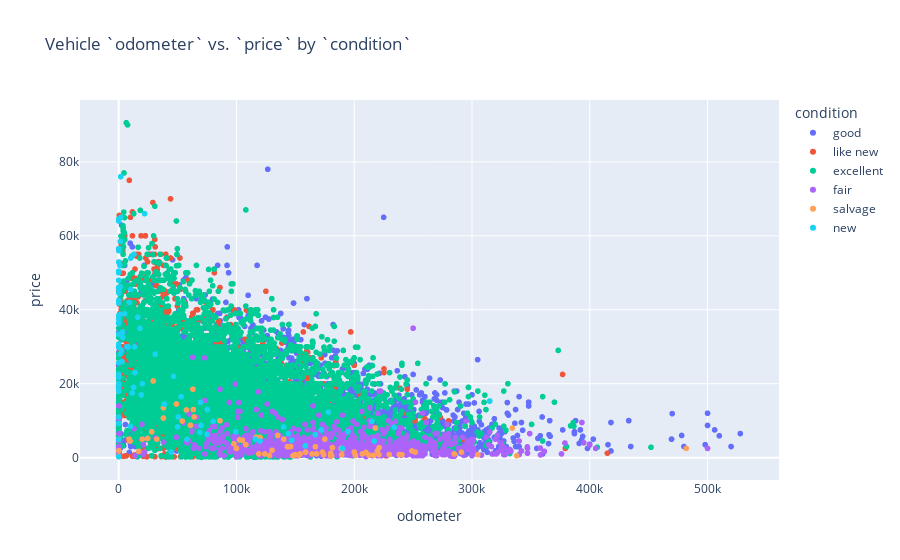

This figure's notebook cell:
### Markdown cell above
# Data Analysis

### Code cell
# Filter out outliers for odometer and price, respectively
df_odometer_price_filtered = df_cleaned[(df_cleaned['odometer'] <= 550000) & (df_cleaned['price'] <= 100000)]

# Plot a scatter plot to visualize correlation between odometer and price
fig = px.scatter(
    df_odometer_price_filtered,
    x='odometer',
    y='price',
    color='condition',
    title='Vehicle `odometer` vs. `price` by `condition`'
)
fig.show()

### Figure 1 — Plotly figure (JSON) as saved in the notebook; plotly's stock layout.template omitted (floating-point values rounded to 4 significant figures; data arrays with more than 128 entries replaced by an {"elided": "..."} marker saying what was removed)
{"data": [{"hovertemplate": "condition=good<br>odometer=%{x}<br>price=%{y}<extra></extra>", "legendgroup": "good", "marker": {"color": "#636efa", "symbol": "circle"}, "mode": "markers", "name": "good", "showlegend": true, "type": "scattergl", "x": {"elided": "14181 int values"}, "xaxis": "x", "y": {"elided": "14181 int values"}, "yaxis": "y"}, {"hovertemplate": "condition=like new<br>odometer=%{x}<br>price=%{y}<extra></extra>", "legendgroup": "like new", "marker": {"color": "#EF553B", "symbol": "circle"}, "mode": "markers", "name": "like new", "showlegend": true, "type": "scattergl", "x": {"elided": "3330 int values"}, "xaxis": "x", "y": {"elided": "3330 int values"}, "yaxis": "y"}, {"hovertemplate": "condition=excellent<br>odometer=%{x}<br>price=%{y}<extra></extra>", "legendgroup": "excellent", "marker": {"color": "#00cc96", "symbol": "circle"}, "mode": "markers", "name": "excellent", "showlegend": true, "type": "scattergl", "x": {"elided": "16854 int values"}, "xaxis": "x", "y": {"elided": "16854 int values"}, "yaxis": "y"}, {"hovertemplate": "condition=fair<br>odometer=%{x}<br>price=%{y}<extra></extra>", "legendgroup": "fair", "marker": {"color": "#ab63fa", "symbol": "circle"}, "mode": "markers", "name": "fair", "showlegend": true, "type": "scattergl", "x": {"elided": "1135 int values"}, "xaxis": "x", "y": {"elided": "1135 int values"}, "yaxis": "y"}, {"hovertemplate": "condition=salvage<br>odometer=%{x}<br>price=%{y}<extra></extra>", "legendgroup": "salvage", "marker": {"color": "#FFA15A", "symbol": "circle"}, "mode": "markers", "name": "salvage", "showlegend": true, "type": "scattergl", "x": [216348, 285000, 120000, 164221, 229704, 175000, 334250, 482000, 249000, 154057, 251880, 219700, 218000, 128000, 221184, 64046, 57500, 0, 63000, 38000, 116600, 9621, 97800, 150000, 17083, 130235, 200000, 8900, 174048, 63400, 305000, 167006, 240500, 38000, 86000, 210000, 108000, 221000, 29328, 60925, 143347, 188955, 189388, 180000, 119000, 9621, 180808, 105000, 24500, 29328, 60925, 140200, 146000, 135000, 100000, 148000, 190000, 153000, 149000, 168000, 163, 201000, 28000, 124000, 291000, 102611, 338000, 212523, 32325, 180000, 54000, 158731, 100, 49000, 173000, 207000, 238240, 20000, 181500], "xaxis": "x", "y": [600, 1000, 5500, 999, 850, 5000, 8000, 2500, 1800, 1000, 1500, 1800, 8000, 580, 2700, 11000, 12900, 400, 18500, 13500, 5500, 4500, 3750, 800, 1700, 2000, 1500, 5000, 800, 13000, 800, 2950, 800, 10700, 9975, 1400, 3500, 800, 20750, 8750, 2950, 2495, 800, 1200, 1000, 4500, 500, 4700, 5200, 20750, 8750, 5000, 3000, 6000, 2500, 500, 2250, 650, 700, 1000, 1900, 600, 7000, 1000, 1500, 4800, 500, 700, 5000, 450, 9900, 1500, 5000, 14500, 1500, 1000, 850, 5000, 2700], "yaxis": "y"}, {"hovertemplate": "condition=new<br>odometer=%{x}<br>price=%{y}<extra></extra>", "legendgroup": "new", "marker": {"color": "#19d3f3", "symbol": "circle"}, "mode": "markers", "name": "new", "showlegend": true, "type": "scattergl", "x": [3396, 6893, 202, 13800, 194700, 140000, 1700, 2800, 23, 20, 3396, 147000, 167000, 172000, 178000, 10200, 1277, 217000, 80147, 38858, 8002, 9000, 128, 28, 58000, 75356, 75000, 98, 25, 100, 50000, 999, 1399, 18000, 44550, 100, 31000, 11391, 70000, 190000, 50600, 19300, 315000, 10200, 1261, 69500, 10000, 16200, 13000, 120000, 7, 7, 7, 5, 7, 7, 7, 7, 10, 20, 5, 5, 7, 7, 5, 7, 21, 2400, 144000, 116000, 50, 70, 7, 5000, 7, 20, 5, 13411, 5, 5, 5, 5, 7, 7, 8, 7, 7, 1428, 38858, 46574, 52975, 20000, 215000, 158380, 1756, 99371, 82, 69000, 234000, 12632, 22000], "xaxis": "x", "y": [34000, 30000, 44505, 23000, 7000, 8300, 76000, 26000, 37490, 37490, 32500, 4700, 6200, 7500, 12300, 45500, 28000, 4500, 9800, 14500, 29900, 42000, 42500, 33390, 4950, 12995, 6300, 4950, 18800, 250, 8300, 51995, 58500, 35000, 1500, 250, 28000, 17500, 8700, 2500, 11000, 16950, 15300, 54000, 38800, 14995, 8500, 38000, 55000, 4500, 46058, 25629, 38414, 50025, 45962, 64493, 41800, 52916, 30740, 22525, 56004, 30000, 22146, 25629, 64493, 21696, 29900, 29000, 6500, 4999, 11000, 9200, 18000, 38900, 50440, 22525, 64493, 30000, 36494, 36347, 36347, 36262, 64010, 56504, 47950, 56504, 45613, 46200, 14500, 21999, 16499, 20000, 9800, 3200, 65000, 6995, 19950, 6800, 8200, 19000, 66000], "yaxis": "y"}], "layout": {"legend": {"title": {"text": "condition"}, "tracegroupgap": 0}, "title": {"text": "Vehicle `odometer` vs. `price` by `condition`"}, "xaxis": {"anchor": "y", "domain": [0, 1], "title": {"text": "odometer"}}, "yaxis": {"anchor": "x", "domain": [0, 1], "title": {"text": "price"}}}}
